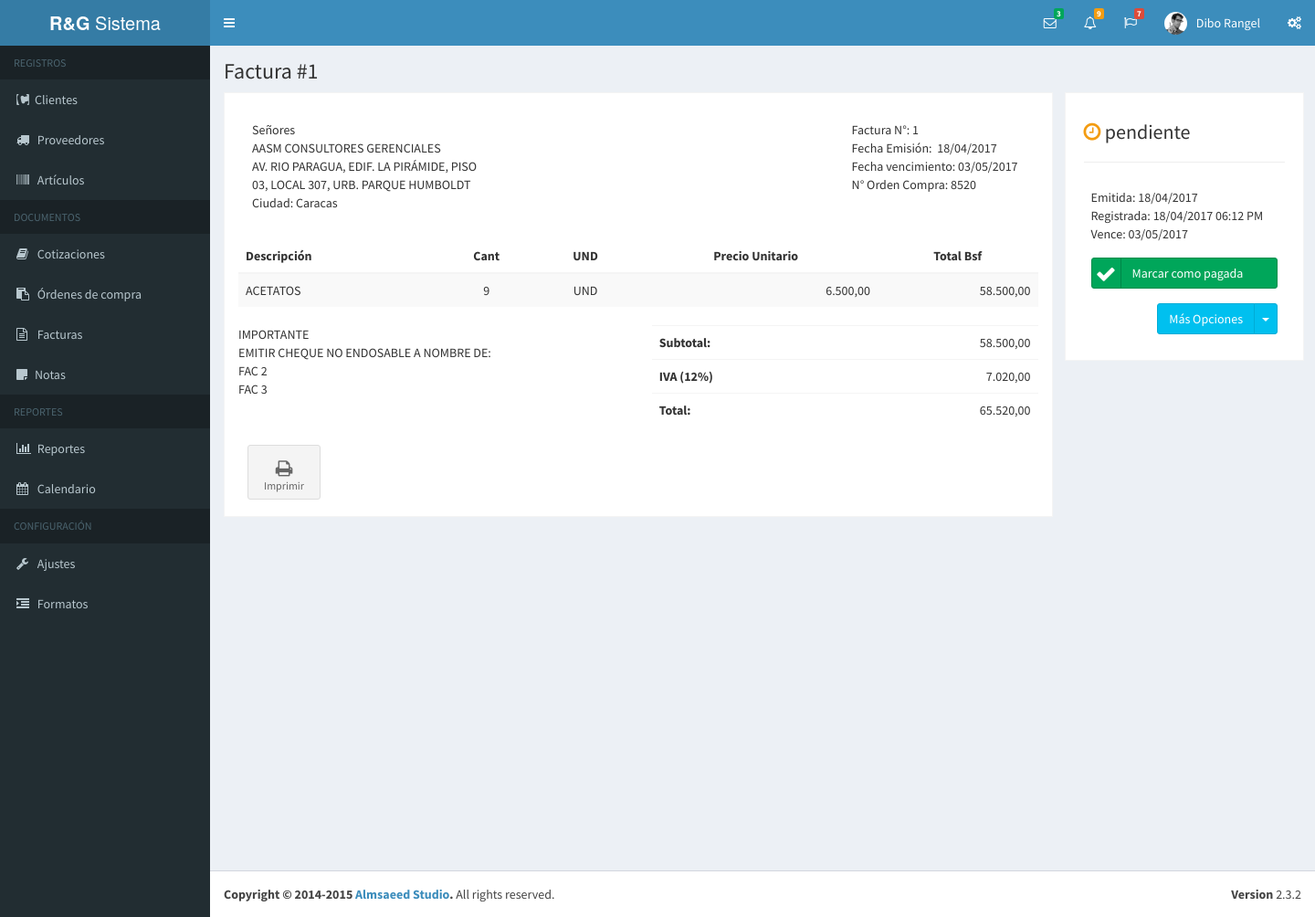
Before: /documento.php?tipo_documento=fac&id=1 (signed in) with the older database file.
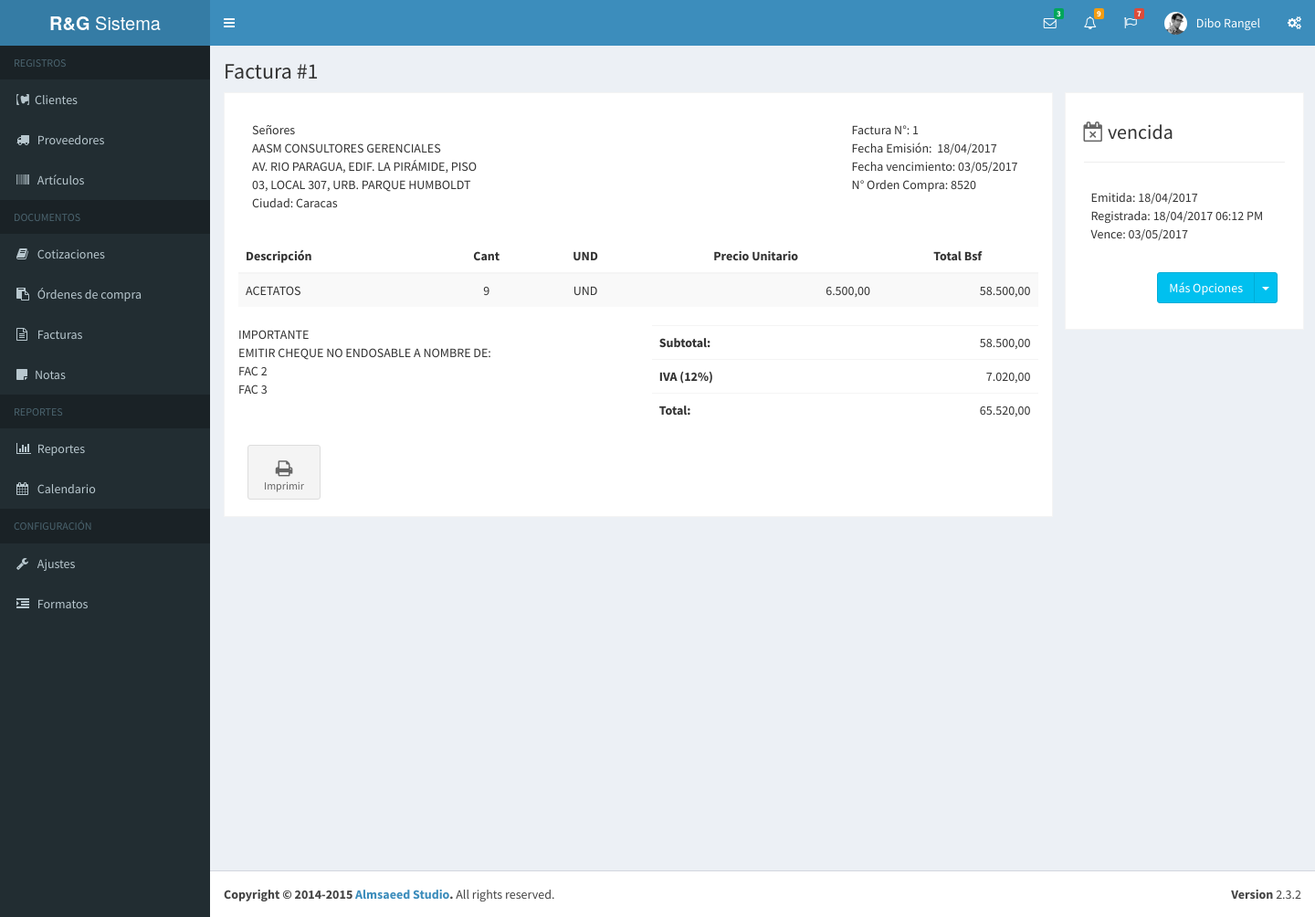
After: the same page with the newer database file.
### tables this page shows
CREATE TABLE IF NOT EXISTS `factura` (
  `idFactura` int(5) NOT NULL AUTO_INCREMENT,
  `numero` int(5) NOT NULL,
  `idCliente` int(7) DEFAULT NULL,
  `fecha_emision` datetime DEFAULT NULL,
  `fecha_registro` datetime DEFAULT NULL,
  `fecha_modificacion` datetime DEFAULT NULL,
  `fecha_vencimiento` datetime DEFAULT NULL,
  `fecha_venc_sist` datetime DEFAULT NULL,
  `fecha_pago` datetime DEFAULT NULL,
  `fecha_anulacion` datetime DEFAULT NULL,
  `idCotizacion` int(7) DEFAULT NULL,
  `orden_compra` varchar(15) DEFAULT NULL,
  `estado` varchar(20) DEFAULT NULL,
  `valor_condicion` int(11) DEFAULT NULL,
  `condicion` varchar(30) DEFAULT NULL,
  `idVendedor` int(1) DEFAULT NULL,
  `iva` decimal(10,2) DEFAULT NULL,
  `SubTotal` varchar(9) DEFAULT NULL,
  `TotalDescto` int(1) DEFAULT NULL,
  `TotalRecargo` int(1) DEFAULT NULL,
  `Total` varchar(10) DEFAULT NULL,
  `TipoDoc` varchar(1) DEFAULT NULL,
  `introduccion` varchar(200) DEFAULT NULL,
  `Observaciones` varchar(50) DEFAULT NULL,
  `Observaciones1` varchar(50) DEFAULT NULL,
  `Observaciones2` varchar(50) DEFAULT NULL,
  `Observaciones3` varchar(50) DEFAULT NULL,
  `idUsuario` int(11) DEFAULT NULL,
  PRIMARY KEY (`idFactura`),
  KEY `idUsuario` (`idUsuario`),
  KEY `IdCotizacion` (`idCotizacion`)
);

CREATE TABLE IF NOT EXISTS `cliente` (
  `idCliente` int(5) NOT NULL AUTO_INCREMENT,
  `nombre` varchar(51) NOT NULL,
  `rif` varchar(13) NOT NULL,
  `pcontacto` varchar(50) DEFAULT NULL,
  `nit` int(11) DEFAULT NULL,
  `direccion1` varchar(100) DEFAULT NULL,
  `direccion2` varchar(100) DEFAULT NULL,
  `ciudad` varchar(30) DEFAULT NULL,
  `telefono1` varchar(20) DEFAULT NULL,
  `telefono2` varchar(20) DEFAULT NULL,
  `excento` varchar(20) DEFAULT NULL,
  `pagweb` varchar(30) DEFAULT NULL,
  `email` varchar(30) DEFAULT NULL,
  PRIMARY KEY (`idCliente`)
);

### fn/fn-documento.php (called while the page is built, shortened)
<?php
	function iconoEstado( $estado ){
		$icono = array(
			""	=> array("icono" => " fa-sticky-note", "color" => "verde"),
			"pendiente"	=> array("icono" => "fa-clock-o", "color" => "amarillo"),
			"aprobada"	=> array("icono" => "fa-thumbs-up", "color" => "verde"),
			"pagada"	=> array("icono" => "fa-check", "color" => "azul"),
			"vencida"	=> array("icono" => "fa-calendar-times-o", "color" => "gris"),
			"anulada" 	=> array("icono" => "fa-ban", "color" => "rojo")
		);
		return $icono[$estado];
	}
	function admiteCambioEstado( $doc, $encabezado, $accion ){
		$admite = true;
		$no_anulables = array( "odc", "ctz", "sctz" );
		if( $encabezado["estado"] != "pendiente" ) $admite = false;
		if( ( $doc == "fac" ) && ( $accion != "marcar_pagada" ) && ( $accion != "anular" ) )
			$admite = false;
		return $admite;
	}
	if( isset( $_GET["tipo_documento"] ) && ( isset( $_GET["id"] ) ) ){
	    $id = $_GET["id"];
	    $tdd = $_GET["tipo_documento"];
	    if( $tdd == "fac" ){
			$documento = obtenerFacturaPorId( $dbh, $id );
			$encabezado = $documento["encabezado"];
			$detalle_d = $documento["detalle"];
			$tdocumento = "Factura"; $ftdd = $tdd; $filedoc = "factura";
	    }
	    $obs1 = $encabezado["obs1"];
		$obs2 = $encabezado["obs2"];
		$obs3 = $encabezado["obs3"];
	    $eiva = $encabezado["iva"] * 100;
	    if( $tdd != "nota" )
	    	$totales = obtenerTotales( $detalle_d, $encabezado["iva"] );
  	}
  	else{
  	}
?>

### bd/data-factura.php (called while the page is built, shortened)
<?php
	function obtenerDetalleFactura( $dbh, $idf ){
		$detalle = array();
		$q = "select IdDetalle as idd, IdArticulo as ida, Descripcion as descripcion, Cantidad as cantidad,
		PrecioUnit as punit, PrecioTotal as ptotal, und from detallefactura where IdFactura = $idf";
		$data = mysql_query( $q, $dbh );
		while( $item = mysql_fetch_array( $data ) ){
			$detalle[] = $item;
		}
		return $detalle;
	}
	function obtenerFacturaPorId( $dbh, $idf ){
		$q = "select f.numero as nro, f.IdFactura as idf, f.estado as estado, f.IdCliente as idcliente,
		f.idCotizacion as idc, DATE_FORMAT(f.fecha_emision,'%d/%m/%Y') as femision,
		DATE_FORMAT(f.fecha_registro,'%d/%m/%Y %h:%i %p') as fregistro,
		DATE_FORMAT(f.fecha_pago,'%d/%m/%Y %h:%i %p') as fpago,
		DATE_FORMAT(f.fecha_anulacion,'%d/%m/%Y %h:%i %p') as fanulacion,
		DATE_FORMAT(f.fecha_modificacion,'%d/%m/%Y %h:%i %p') as fmodificacion,
		DATE_FORMAT(f.fecha_vencimiento,'%d/%m/%Y') as fvencimiento,
		DATE_FORMAT(f.fecha_venc_sist,'%d/%m/%Y') as fvenc_sist, f.valor_condicion as vcondicion, f.iva as iva,
		f.orden_compra as oc, f.condicion as condicion, f.valor_condicion as vcondicion, f.introduccion as intro,
		f.Observaciones as obs0, f.Observaciones1 as obs1, f.Observaciones2 as obs2, f.Observaciones3 as obs3,
		c.Nombre as nombre, c.Rif as rif, c.direccion1 as dir1, c.direccion2 as dir2, c.telefono1 as tlf1,
		c.telefono2 as tlf2, c.Email as email FROM factura f, cliente c
		WHERE f.IdFactura = $idf and f.IdCliente = c.idCliente";
		$factura["encabezado"] = mysql_fetch_array( mysql_query ( $q, $dbh ) );
		$factura["detalle"] = obtenerDetalleFactura( $dbh, $idf );
		return $factura;
	}

### bd/data-documento.php (called while the page is built, shortened)
<?php
	function obtenerTotales( $detalle, $pcge ){
		$subtotal = 0;
		foreach ( $detalle as $d ) {
			$subtotal += ( $d["punit"] * $d["cantidad"] );
		}
		$totales["subtotal"] = number_format( $subtotal, 2, ".", "" );
		$totales["iva"] = number_format( $subtotal * $pcge, 2, ".", "" );
		$totales["total"] = number_format( $subtotal + ($subtotal * $pcge), 2, ".", "" );
		return $totales;
	}
?>

### documento.php (the view, shortened to what the changed rows need)
<?php
	include( "bd/data-articulo.php" );
	include( "bd/data-factura.php" );
	include( "bd/data-nota.php" );
  include( "bd/data-documento.php" );
	include( "bd/data-cotizacion.php" );
	include( "fn/fn-documento.php" );
?>
<!DOCTYPE html>
<html>
  <head>
    <link rel="stylesheet" href="bootstrap/css/bootstrap.min.css">
    <link rel="stylesheet" href="https://maxcdn.bootstrapcdn.com/font-awesome/4.4.0/css/font-awesome.min.css">
    <link rel="stylesheet" href="https://code.ionicframework.com/ionicons/2.0.1/css/ionicons.min.css">
    <link rel="stylesheet" href="dist/css/AdminLTE.min.css">
    <link rel="stylesheet" href="dist/css/skins/_all-skins.min.css">
    <link rel="stylesheet" type="text/css" href="css/style.css">
  </head>
  <body class="hold-transition skin-blue sidebar-mini">
    <div class="wrapper">
      <?php
        $titulo_obs = $encabezado["obs0"];
        $iconoi = iconoEstado( $encabezado["estado"] );
      ?>
      <div class="content-wrapper">
        <div>
        <section class="content-header">
          <h1><?php echo $tdocumento." #".$encabezado["nro"]; ?></h1>
        </section></div>
        <section id="bloque_documento" class="invoice col-sm-9">
            <div class="row invoice-info" id="encabezado" style="margin:20px 0;">
              <div class="col-sm-4 invoice-col" id="dcliente">
                  <div id="dc_nombre">Señores</div>
                  <div id="dc_nombre"><?php echo $encabezado["nombre"]?></div>
                  <?php if( ( $tdd == "fac" ) || ( $tdd == "odc" ) || ( $tdd == "sctz" ) ) { ?>
                    <div id="dc_dir2"><?php echo $encabezado["dir2"]?></div>
                    <div id="dc_ciudad">Ciudad: Caracas</div>
                  <?php } ?>
              </div>
              <div class="col-sm-3 invoice-col" id="ddocumento">
                <div id="doc_nro"><?php echo $tdocumento." N°: ".$encabezado["nro"];?></div>
                <div id="doc_femis">Fecha Emisión: &nbsp;<?php echo $encabezado["femision"];?></div>
                <?php if( $tdd == "fac" ) { ?>
                  <div id="doc_fvenc">Fecha vencimiento: <?php echo $encabezado["fvencimiento"]; ?></div>
                  <div id="doc_noc">N° Orden Compra: <?php echo $encabezado["oc"]; ?></div>
                <?php } ?>
              </div>
            </div>
            <div class="row">
              <div class="col-xs-12 table-responsive">
                <table class="table table-striped">
                  <thead>
                    <tr>
                      <th class="tit_tdf_i">Descripción</th>
                      <th class="tit_tdf">Cant</th>
                      <th class="tit_tdf">UND</th>
                      <th class="tit_tdf">Precio Unitario</th>
                      <th class="tit_tdf">Total Bsf</th>
                    </tr>
                  </thead>
                </table>
              </div>
            </div>
            <div class="row">
              <div class="col-xs-6">
                  <div><?php echo $titulo_obs;?></div>
                  <div><?php echo $obs1; ?></div>
                  <div><?php echo $obs2; ?></div>
                  <div><?php echo $obs3; ?></div>
              </div>
              <div class="col-xs-6">
                <?php if($tdd != "sctz") { ?>
                  <div class="table-responsive">
                    <table class="table">
                      <tr>
                        <th style="width:50%">Subtotal:</th>
                        <td class="tit_tdf_d"><?php echo number_format( $totales["subtotal"], 2, ",", "." ); ?></td>
                      </tr>
                      <tr>
                        <th>IVA (<?php echo $eiva; ?>%)</th>
                        <td class="tit_tdf_d"><?php echo number_format( $totales["iva"], 2, ",", "." ); ?></td>
                      </tr>
                      <tr>
                        <th>Total:</th>
                        <td class="tit_tdf_d"><?php echo number_format( $totales["total"], 2, ",", "." ); ?></td>
                      </tr>
                    </table>
                  </div>
                <?php } ?>
              </div>
            </div>
        </section>
        <section id="bloque_data_documento" class="col-sm-2 invoice">
          <h2 class="page-header">
            <div id="destado">
              <i class="fa <?php echo $iconoi["icono"]." ".$iconoi["color"]; ?>"></i>
              <?php echo $encabezado["estado"]; ?>
            </div>
          </h2>
          <div id="bloque_opciones_rapidas" class="bdatadoc">
              <?php if( admiteCambioEstado( $tdd, $encabezado, "marcar_pagada" ) ) {  ?>
                <a class="btn btn-block btn-social btn-success actestado" data-toggle="modal"
                data-target="#ventana_estado" data-valor="pagada" data-taccion="Marcar como pagada">
                <i class="fa fa-check"></i> Marcar como pagada</a>
              <?php } ?>
          </div>
        </section>
      </div>
    </div>
  </body>
</html>

Changed rows visible on the page:
changed factura "IMPORTANTE": estado "pendiente" → "vencida"
Other visible differences:
text no longer shown: "Marcar como pagada"
